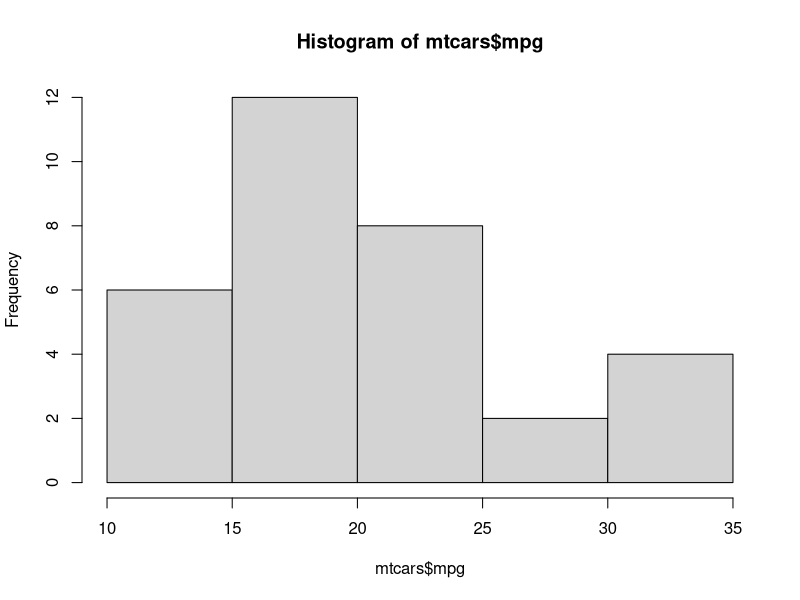
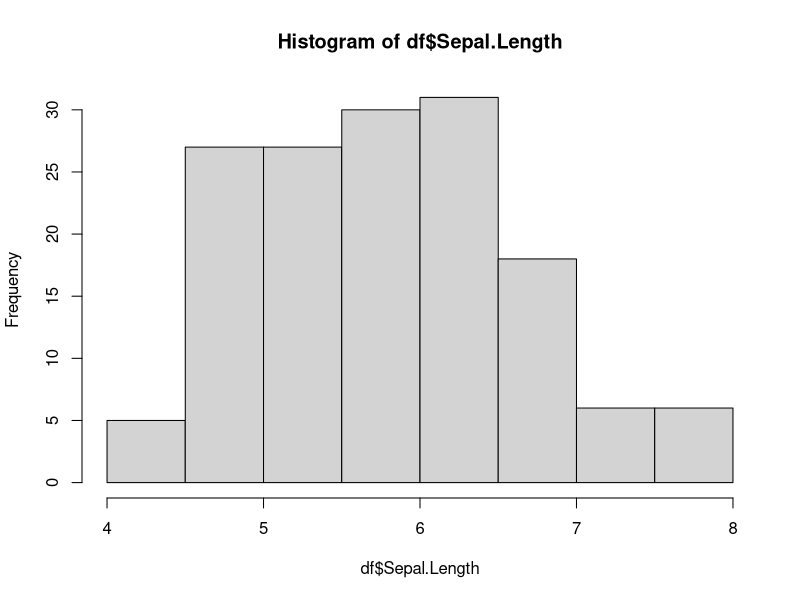
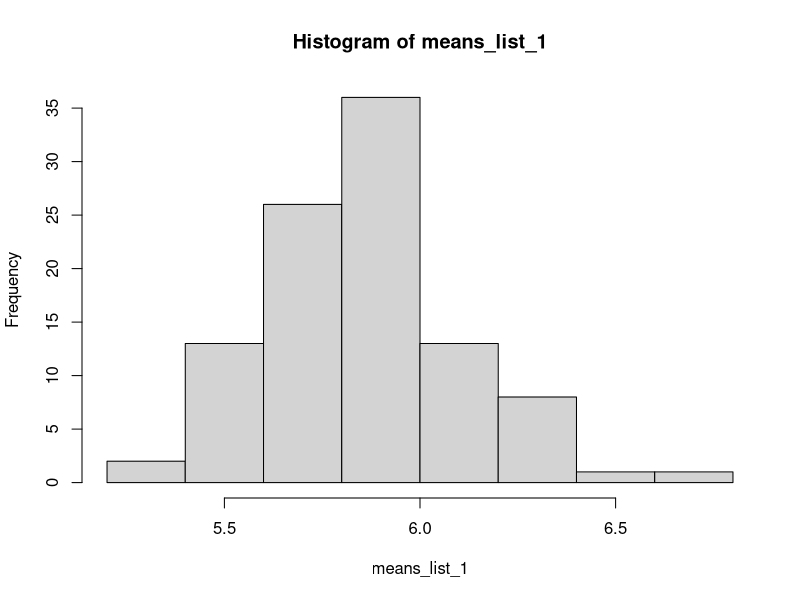
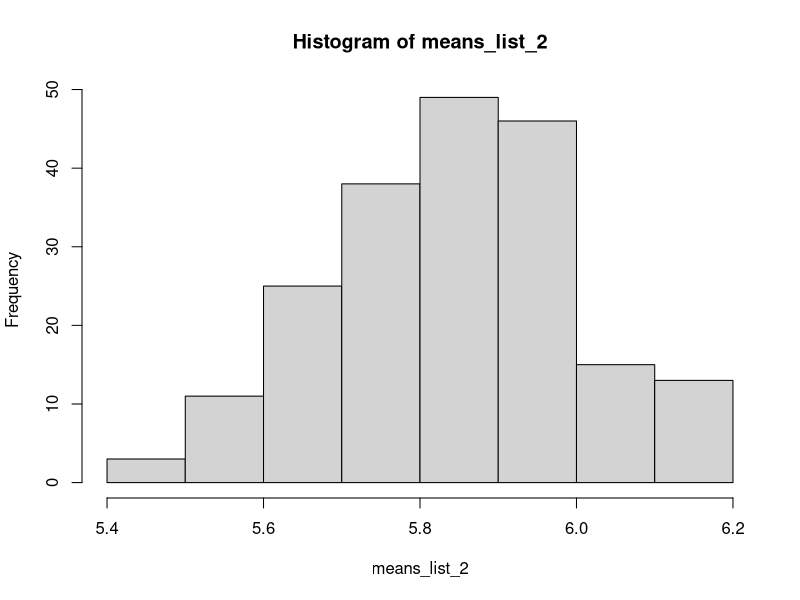
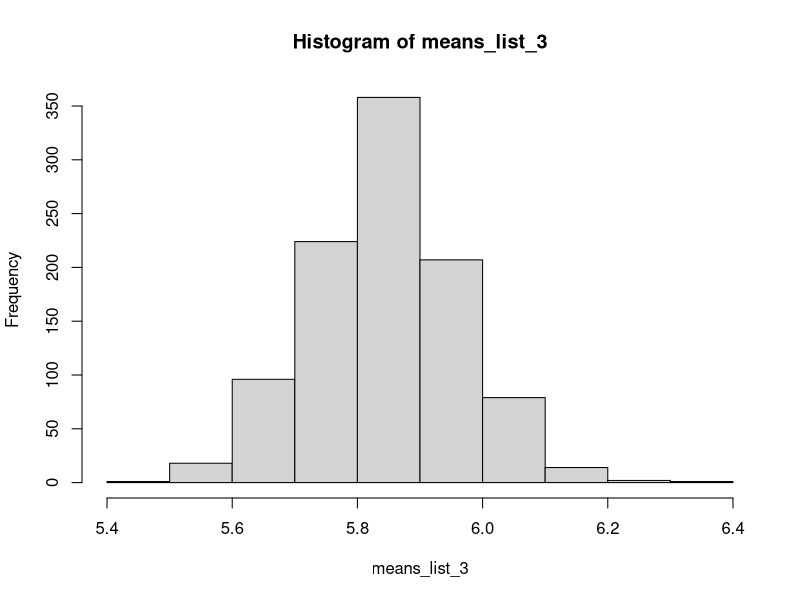

Write R code to recreate these figures, in order.
## ---- chunk 1
knitr::opts_chunk$set(echo = TRUE)
## ---- chunk 2

hist(mtcars$mpg)

## ---- chunk 3

sample(1:50, 2)

## ---- chunk 4
# select 2 numbers from 1 to 50 and calculate mean
# and repeat that process for 100 times

replicate(n = 100, expr = mean(sample(1:50, size = 2, replace=TRUE)))

## ---- chunk 5
df <- iris
df
pop_mean <- mean(df$Sepal.Length)
pop_mean
e <- sample(df$Sepal.Length, size=30,replace = TRUE)
e
sample_mean <- mean(e)
sample_mean
hist(df$Sepal.Length)
means_list_1 <- replicate(n = 100, expr = mean(sample(df$Sepal.Length, size = 10, replace=TRUE)))
means_list_1
hist(means_list_1)
means_clt_1 <- mean(means_list_1)
means_clt_1
means_list_2 <- replicate(n = 200, expr = mean(sample(df$Sepal.Length, size = 30, replace=TRUE)))
means_list_2
hist(means_list_2)
means_clt_2 <- mean(means_list_2)
means_clt_2
means_list_3 <- replicate(n = 1000, expr = mean(sample(df$Sepal.Length, size = 50, replace=TRUE)))
means_list_3
hist(means_list_3)
means_clt_3 <- mean(means_list_3)
means_clt_3
